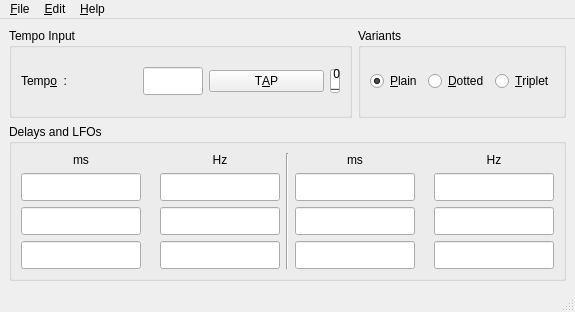
<?xml version="1.0" encoding="UTF-8"?>
<ui version="4.0">
 <class>QrestMainWindowClass</class>
 <widget class="QMainWindow" name="QrestMainWindowClass">
  <property name="geometry">
   <rect>
    <x>0</x>
    <y>0</y>
    <width>575</width>
    <height>312</height>
   </rect>
  </property>
  <property name="sizePolicy">
   <sizepolicy hsizetype="Minimum" vsizetype="Minimum">
    <horstretch>0</horstretch>
    <verstretch>0</verstretch>
   </sizepolicy>
  </property>
  <property name="font">
   <font>
    <pointsize>9</pointsize>
    <kerning>true</kerning>
   </font>
  </property>
  <property name="windowTitle">
   <string>Qrest</string>
  </property>
  <property name="windowIcon">
   <iconset resource="../../../resources/pixmaps.qrc">
    <normaloff>:/icons/pix/qresticon.png</normaloff>:/icons/pix/qresticon.png</iconset>
  </property>
  <widget class="QWidget" name="centralwidget">
   <layout class="QGridLayout" name="gridLayout_5">
    <item row="0" column="0">
     <layout class="QVBoxLayout" name="verticalLayout">
      <item>
       <layout class="QHBoxLayout" name="horizontalLayout_2">
        <item>
         <widget class="QGroupBox" name="groupBox">
          <property name="title">
           <string>Tempo Input</string>
          </property>
          <layout class="QGridLayout" name="gridLayout">
           <item row="0" column="0">
            <widget class="QLabel" name="tempoLabel">
             <property name="text">
              <string>Temp&amp;o  : </string>
             </property>
             <property name="buddy">
              <cstring>tempoEdit</cstring>
             </property>
            </widget>
           </item>
           <item row="0" column="1">
            <widget class="QLineEdit" name="tempoEdit">
             <property name="minimumSize">
              <size>
               <width>40</width>
               <height>28</height>
              </size>
             </property>
             <property name="maximumSize">
              <size>
               <width>60</width>
               <height>16777215</height>
              </size>
             </property>
             <property name="baseSize">
              <size>
               <width>60</width>
               <height>28</height>
              </size>
             </property>
             <property name="toolTip">
              <string>Enter tempo in BPM and hit 'enter' or use mouse wheel</string>
             </property>
            </widget>
           </item>
           <item row="0" column="2">
            <widget class="QPushButton" name="tapButton">
             <property name="toolTip">
              <string>Click in sync with beats until steadiness indicator goes green</string>
             </property>
             <property name="text">
              <string>T&amp;AP</string>
             </property>
            </widget>
           </item>
           <item row="0" column="3">
            <widget class="QProgressBar" name="steadinessBar">
             <property name="maximumSize">
              <size>
               <width>10</width>
               <height>24</height>
              </size>
             </property>
             <property name="value">
              <number>0</number>
             </property>
             <property name="orientation">
              <enum>Qt::Vertical</enum>
             </property>
            </widget>
           </item>
          </layout>
         </widget>
        </item>
        <item>
         <widget class="QGroupBox" name="groupBox_3">
          <property name="title">
           <string>Variants</string>
          </property>
          <layout class="QHBoxLayout" name="horizontalLayout">
           <item>
            <widget class="QRadioButton" name="plainRadio">
             <property name="text">
              <string>&amp;Plain</string>
             </property>
             <property name="checked">
              <bool>true</bool>
             </property>
            </widget>
           </item>
           <item>
            <widget class="QRadioButton" name="dottedRadio">
             <property name="text">
              <string>&amp;Dotted</string>
             </property>
            </widget>
           </item>
           <item>
            <widget class="QRadioButton" name="tripletRadio">
             <property name="text">
              <string>&amp;Triplet</string>
             </property>
            </widget>
           </item>
          </layout>
         </widget>
        </item>
       </layout>
      </item>
      <item>
       <widget class="QGroupBox" name="groupBox_2">
        <property name="title">
         <string>Delays and LFOs</string>
        </property>
        <layout class="QGridLayout" name="gridLayout_4">
         <item row="0" column="0">
          <layout class="QHBoxLayout" name="horizontalLayout_3">
           <item>
            <layout class="QGridLayout" name="gridLayout_2">
             <item row="0" column="0">
              <widget class="QLabel" name="label_7">
               <property name="text">
                <string>ms</string>
               </property>
               <property name="alignment">
                <set>Qt::AlignCenter</set>
               </property>
              </widget>
             </item>
             <item row="0" column="2">
              <widget class="QLabel" name="label_8">
               <property name="text">
                <string>Hz</string>
               </property>
               <property name="alignment">
                <set>Qt::AlignCenter</set>
               </property>
              </widget>
             </item>
             <item row="1" column="0">
              <widget class="QLineEdit" name="wholePeriodEdit">
               <property name="minimumSize">
                <size>
                 <width>40</width>
                 <height>28</height>
                </size>
               </property>
               <property name="baseSize">
                <size>
                 <width>60</width>
                 <height>28</height>
                </size>
               </property>
               <property name="alignment">
                <set>Qt::AlignRight|Qt::AlignTrailing|Qt::AlignVCenter</set>
               </property>
               <property name="readOnly">
                <bool>true</bool>
               </property>
              </widget>
             </item>
             <item row="1" column="1">
              <widget class="QLabel" name="label_3">
               <property name="text">
                <string/>
               </property>
               <property name="pixmap">
                <pixmap resource="../../../resources/pixmaps.qrc">:/notes/pix/whole.png</pixmap>
               </property>
               <property name="alignment">
                <set>Qt::AlignCenter</set>
               </property>
              </widget>
             </item>
             <item row="1" column="2">
              <widget class="QLineEdit" name="wholeLfoEdit">
               <property name="sizePolicy">
                <sizepolicy hsizetype="Expanding" vsizetype="Fixed">
                 <horstretch>0</horstretch>
                 <verstretch>0</verstretch>
                </sizepolicy>
               </property>
               <property name="minimumSize">
                <size>
                 <width>40</width>
                 <height>28</height>
                </size>
               </property>
               <property name="baseSize">
                <size>
                 <width>60</width>
                 <height>28</height>
                </size>
               </property>
               <property name="readOnly">
                <bool>true</bool>
               </property>
              </widget>
             </item>
             <item row="2" column="0">
              <widget class="QLineEdit" name="halfPeriodEdit">
               <property name="minimumSize">
                <size>
                 <width>40</width>
                 <height>28</height>
                </size>
               </property>
               <property name="baseSize">
                <size>
                 <width>60</width>
                 <height>28</height>
                </size>
               </property>
               <property name="alignment">
                <set>Qt::AlignRight|Qt::AlignTrailing|Qt::AlignVCenter</set>
               </property>
               <property name="readOnly">
                <bool>true</bool>
               </property>
              </widget>
             </item>
             <item row="2" column="1">
              <widget class="QLabel" name="label">
               <property name="text">
                <string/>
               </property>
               <property name="pixmap">
                <pixmap resource="../../../resources/pixmaps.qrc">:/notes/pix/half.png</pixmap>
               </property>
               <property name="alignment">
                <set>Qt::AlignCenter</set>
               </property>
              </widget>
             </item>
             <item row="2" column="2">
              <widget class="QLineEdit" name="halfLfoEdit">
               <property name="minimumSize">
                <size>
                 <width>40</width>
                 <height>28</height>
                </size>
               </property>
               <property name="baseSize">
                <size>
                 <width>60</width>
                 <height>28</height>
                </size>
               </property>
               <property name="readOnly">
                <bool>true</bool>
               </property>
              </widget>
             </item>
             <item row="3" column="0">
              <widget class="QLineEdit" name="quarterPeriodEdit">
               <property name="minimumSize">
                <size>
                 <width>40</width>
                 <height>28</height>
                </size>
               </property>
               <property name="baseSize">
                <size>
                 <width>60</width>
                 <height>28</height>
                </size>
               </property>
               <property name="alignment">
                <set>Qt::AlignRight|Qt::AlignTrailing|Qt::AlignVCenter</set>
               </property>
               <property name="readOnly">
                <bool>true</bool>
               </property>
              </widget>
             </item>
             <item row="3" column="1">
              <widget class="QLabel" name="label_2">
               <property name="text">
                <string/>
               </property>
               <property name="pixmap">
                <pixmap resource="../../../resources/pixmaps.qrc">:/notes/pix/quarter.png</pixmap>
               </property>
               <property name="alignment">
                <set>Qt::AlignCenter</set>
               </property>
              </widget>
             </item>
             <item row="3" column="2">
              <widget class="QLineEdit" name="quarterLfoEdit">
               <property name="minimumSize">
                <size>
                 <width>40</width>
                 <height>28</height>
                </size>
               </property>
               <property name="baseSize">
                <size>
                 <width>60</width>
                 <height>28</height>
                </size>
               </property>
               <property name="readOnly">
                <bool>true</bool>
               </property>
              </widget>
             </item>
            </layout>
           </item>
           <item>
            <widget class="Line" name="line">
             <property name="orientation">
              <enum>Qt::Vertical</enum>
             </property>
            </widget>
           </item>
           <item>
            <layout class="QGridLayout" name="gridLayout_3">
             <item row="0" column="0">
              <widget class="QLabel" name="label_10">
               <property name="text">
                <string>ms</string>
               </property>
               <property name="alignment">
                <set>Qt::AlignCenter</set>
               </property>
              </widget>
             </item>
             <item row="0" column="2">
              <widget class="QLabel" name="label_9">
               <property name="text">
                <string>Hz</string>
               </property>
               <property name="alignment">
                <set>Qt::AlignCenter</set>
               </property>
              </widget>
             </item>
             <item row="1" column="0">
              <widget class="QLineEdit" name="eighthPeriodEdit">
               <property name="minimumSize">
                <size>
                 <width>40</width>
                 <height>28</height>
                </size>
               </property>
               <property name="baseSize">
                <size>
                 <width>60</width>
                 <height>28</height>
                </size>
               </property>
               <property name="alignment">
                <set>Qt::AlignRight|Qt::AlignTrailing|Qt::AlignVCenter</set>
               </property>
               <property name="readOnly">
                <bool>true</bool>
               </property>
              </widget>
             </item>
             <item row="1" column="1">
              <widget class="QLabel" name="label_6">
               <property name="text">
                <string/>
               </property>
               <property name="pixmap">
                <pixmap resource="../../../resources/pixmaps.qrc">:/notes/pix/eighth.png</pixmap>
               </property>
               <property name="alignment">
                <set>Qt::AlignCenter</set>
               </property>
              </widget>
             </item>
             <item row="1" column="2">
              <widget class="QLineEdit" name="eighthLfoEdit">
               <property name="minimumSize">
                <size>
                 <width>40</width>
                 <height>28</height>
                </size>
               </property>
               <property name="baseSize">
                <size>
                 <width>60</width>
                 <height>28</height>
                </size>
               </property>
               <property name="readOnly">
                <bool>true</bool>
               </property>
              </widget>
             </item>
             <item row="2" column="0">
              <widget class="QLineEdit" name="sixteenthPeriodEdit">
               <property name="minimumSize">
                <size>
                 <width>40</width>
                 <height>28</height>
                </size>
               </property>
               <property name="baseSize">
                <size>
                 <width>60</width>
                 <height>28</height>
                </size>
               </property>
               <property name="alignment">
                <set>Qt::AlignRight|Qt::AlignTrailing|Qt::AlignVCenter</set>
               </property>
               <property name="readOnly">
                <bool>true</bool>
               </property>
              </widget>
             </item>
             <item row="2" column="1">
              <widget class="QLabel" name="label_5">
               <property name="text">
                <string/>
               </property>
               <property name="pixmap">
                <pixmap resource="../../../resources/pixmaps.qrc">:/notes/pix/sixteenth.png</pixmap>
               </property>
               <property name="alignment">
                <set>Qt::AlignCenter</set>
               </property>
              </widget>
             </item>
             <item row="2" column="2">
              <widget class="QLineEdit" name="sixteenthLfoEdit">
               <property name="minimumSize">
                <size>
                 <width>40</width>
                 <height>28</height>
                </size>
               </property>
               <property name="baseSize">
                <size>
                 <width>60</width>
                 <height>28</height>
                </size>
               </property>
               <property name="readOnly">
                <bool>true</bool>
               </property>
              </widget>
             </item>
             <item row="3" column="0">
              <widget class="QLineEdit" name="thirtySecondPeriodEdit">
               <property name="minimumSize">
                <size>
                 <width>40</width>
                 <height>28</height>
                </size>
               </property>
               <property name="baseSize">
                <size>
                 <width>60</width>
                 <height>28</height>
                </size>
               </property>
               <property name="alignment">
                <set>Qt::AlignRight|Qt::AlignTrailing|Qt::AlignVCenter</set>
               </property>
               <property name="readOnly">
                <bool>true</bool>
               </property>
              </widget>
             </item>
             <item row="3" column="1">
              <widget class="QLabel" name="label_4">
               <property name="text">
                <string/>
               </property>
               <property name="pixmap">
                <pixmap resource="../../../resources/pixmaps.qrc">:/notes/pix/thirtysecond.png</pixmap>
               </property>
               <property name="alignment">
                <set>Qt::AlignCenter</set>
               </property>
              </widget>
             </item>
             <item row="3" column="2">
              <widget class="QLineEdit" name="thirtySecondLfoEdit">
               <property name="minimumSize">
                <size>
                 <width>40</width>
                 <height>28</height>
                </size>
               </property>
               <property name="baseSize">
                <size>
                 <width>60</width>
                 <height>28</height>
                </size>
               </property>
               <property name="readOnly">
                <bool>true</bool>
               </property>
              </widget>
             </item>
            </layout>
           </item>
          </layout>
         </item>
        </layout>
       </widget>
      </item>
     </layout>
    </item>
   </layout>
  </widget>
  <widget class="QMenuBar" name="menubar">
   <property name="geometry">
    <rect>
     <x>0</x>
     <y>0</y>
     <width>575</width>
     <height>24</height>
    </rect>
   </property>
   <widget class="QMenu" name="menuHelp">
    <property name="title">
     <string>&amp;Help</string>
    </property>
    <addaction name="actionHelp"/>
    <addaction name="actionAbout"/>
   </widget>
   <widget class="QMenu" name="menuFile">
    <property name="title">
     <string>&amp;File</string>
    </property>
    <addaction name="actionQuit"/>
   </widget>
   <widget class="QMenu" name="menuEdit">
    <property name="title">
     <string>&amp;Edit</string>
    </property>
    <addaction name="actionPreferences"/>
   </widget>
   <addaction name="menuFile"/>
   <addaction name="menuEdit"/>
   <addaction name="menuHelp"/>
  </widget>
  <widget class="QStatusBar" name="statusbar"/>
  <action name="actionQuit">
   <property name="icon">
    <iconset resource="../../../resources/pixmaps.qrc">
     <normaloff>:/icons/pix/quit.png</normaloff>:/icons/pix/quit.png</iconset>
   </property>
   <property name="text">
    <string>&amp;Quit</string>
   </property>
   <property name="statusTip">
    <string>Quit Qrest</string>
   </property>
   <property name="shortcut">
    <string>Ctrl+Q</string>
   </property>
  </action>
  <action name="actionAbout">
   <property name="icon">
    <iconset resource="../../../resources/pixmaps.qrc">
     <normaloff>:/icons/pix/information.png</normaloff>:/icons/pix/information.png</iconset>
   </property>
   <property name="text">
    <string>About &amp;Qrest...</string>
   </property>
   <property name="statusTip">
    <string>About Qrest</string>
   </property>
  </action>
  <action name="actionHelp">
   <property name="icon">
    <iconset resource="../../../resources/pixmaps.qrc">
     <normaloff>:/icons/pix/help.png</normaloff>:/icons/pix/help.png</iconset>
   </property>
   <property name="text">
    <string>Online &amp;Help</string>
   </property>
   <property name="statusTip">
    <string>Help</string>
   </property>
  </action>
  <action name="actionPreferences">
   <property name="icon">
    <iconset resource="../../../resources/pixmaps.qrc">
     <normaloff>:/icons/pix/preferences.png</normaloff>:/icons/pix/preferences.png</iconset>
   </property>
   <property name="text">
    <string>&amp;Preferences</string>
   </property>
   <property name="statusTip">
    <string>Open preferences dialog</string>
   </property>
   <property name="shortcut">
    <string>Ctrl+P</string>
   </property>
  </action>
 </widget>
 <tabstops>
  <tabstop>tempoEdit</tabstop>
  <tabstop>tapButton</tabstop>
  <tabstop>plainRadio</tabstop>
  <tabstop>dottedRadio</tabstop>
  <tabstop>tripletRadio</tabstop>
  <tabstop>wholePeriodEdit</tabstop>
  <tabstop>halfPeriodEdit</tabstop>
  <tabstop>quarterPeriodEdit</tabstop>
  <tabstop>eighthPeriodEdit</tabstop>
  <tabstop>sixteenthPeriodEdit</tabstop>
  <tabstop>thirtySecondPeriodEdit</tabstop>
  <tabstop>wholeLfoEdit</tabstop>
  <tabstop>halfLfoEdit</tabstop>
  <tabstop>quarterLfoEdit</tabstop>
  <tabstop>eighthLfoEdit</tabstop>
  <tabstop>sixteenthLfoEdit</tabstop>
  <tabstop>thirtySecondLfoEdit</tabstop>
 </tabstops>
 <resources>
  <include location="../../../resources/pixmaps.qrc"/>
  <include location="../../../resources/pixmaps.qrc"/>
  <include location="../../../resources/pixmaps.qrc"/>
  <include location="../../../resources/pixmaps.qrc"/>
  <include location="../../../resources/pixmaps.qrc"/>
 </resources>
 <connections/>
</ui>
